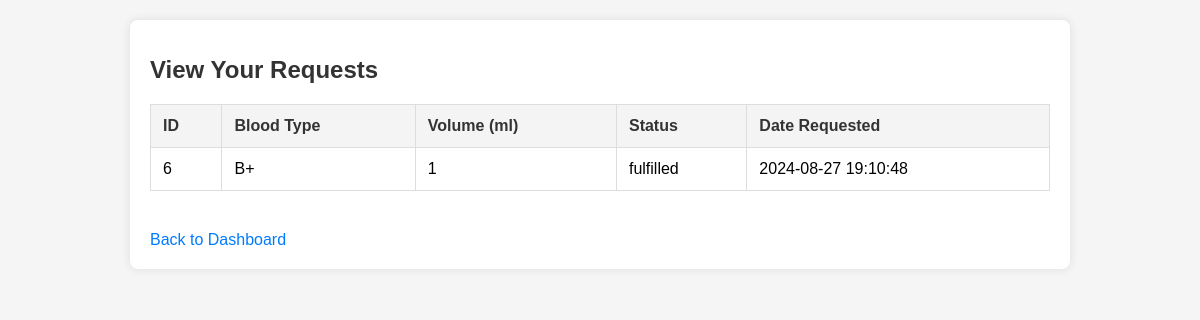
/pages/hospital/view_requests.php (signed in), run on the app's committed database.
### tables this page shows
CREATE TABLE `hospital_requests` (
  `id` int(11) NOT NULL,
  `hospital_id` int(11) NOT NULL,
  `blood_type` varchar(10) NOT NULL,
  `volume` int(11) NOT NULL,
  `status` enum('pending','fulfilled') DEFAULT 'pending',
  `created_at` timestamp NOT NULL DEFAULT current_timestamp()
);

### pages/hospital/view_requests.php (the view, shortened to what this page needs)
<?php
include '../../includes/db.php';
$hospital_id = $_SESSION['user_id'];
$query = "SELECT * FROM hospital_requests WHERE hospital_id = ?";
$stmt = $mysqli->prepare($query);
$stmt->bind_param('i', $hospital_id);
$stmt->execute();
$result = $stmt->get_result();
?>
<!DOCTYPE html>
<html lang="en">
<head>
    <link rel="stylesheet" href="../../css/styles.css">
</head>
<body>
    <div class="container">
        <h1>View Your Requests</h1>
        <table>
            <thead>
                <tr>
                    <th>ID</th>
                    <th>Blood Type</th>
                    <th>Volume (ml)</th>
                    <th>Status</th>
                    <th>Date Requested</th>
                </tr>
            </thead>
            <tbody>
                <?php while ($request = $result->fetch_assoc()): ?>
                    <tr>
                        <td><?php echo htmlspecialchars($request['id']); ?></td>
                        <td><?php echo htmlspecialchars($request['blood_type']); ?></td>
                        <td><?php echo htmlspecialchars($request['volume']); ?></td>
                        <td><?php echo htmlspecialchars($request['status']); ?></td>
                        <td><?php echo htmlspecialchars($request['created_at']); ?></td>
                    </tr>
                <?php endwhile; ?>
            </tbody>
        </table>
        <a href="index.php">Back to Dashboard</a>
    </div>
</body>
</html>

### css/styles.css (style rules this page uses)
body { font-family: Arial, sans-serif; margin: 0; padding: 0; }

### pages/hospital/view_requests.php (style rules this page uses)
body { font-family: Arial, sans-serif; background-color: #f5f5f5; margin: 0; padding: 0; }
.container { max-width: 900px; margin: auto; padding: 20px; background-color: #fff; box-shadow: 0 0 10px rgba(0, 0, 0, 0.1); border-radius: 8px; margin-top: 20px; }
h1 { font-size: 24px; color: #333; margin-bottom: 20px; }
table { width: 100%; border-collapse: collapse; margin-bottom: 20px; }
table, th, td { border: 1px solid #ddd; }
th, td { padding: 12px; text-align: left; }
th { background-color: #f4f4f4; color: #333; }
a { text-decoration: none; color: #007bff; font-size: 16px; margin-top: 20px; display: inline-block; }

### data on the page
hospital_requests: id "6", blood_type "B+", volume "1", status "fulfilled", created_at "2024-08-27 19:10:48"
